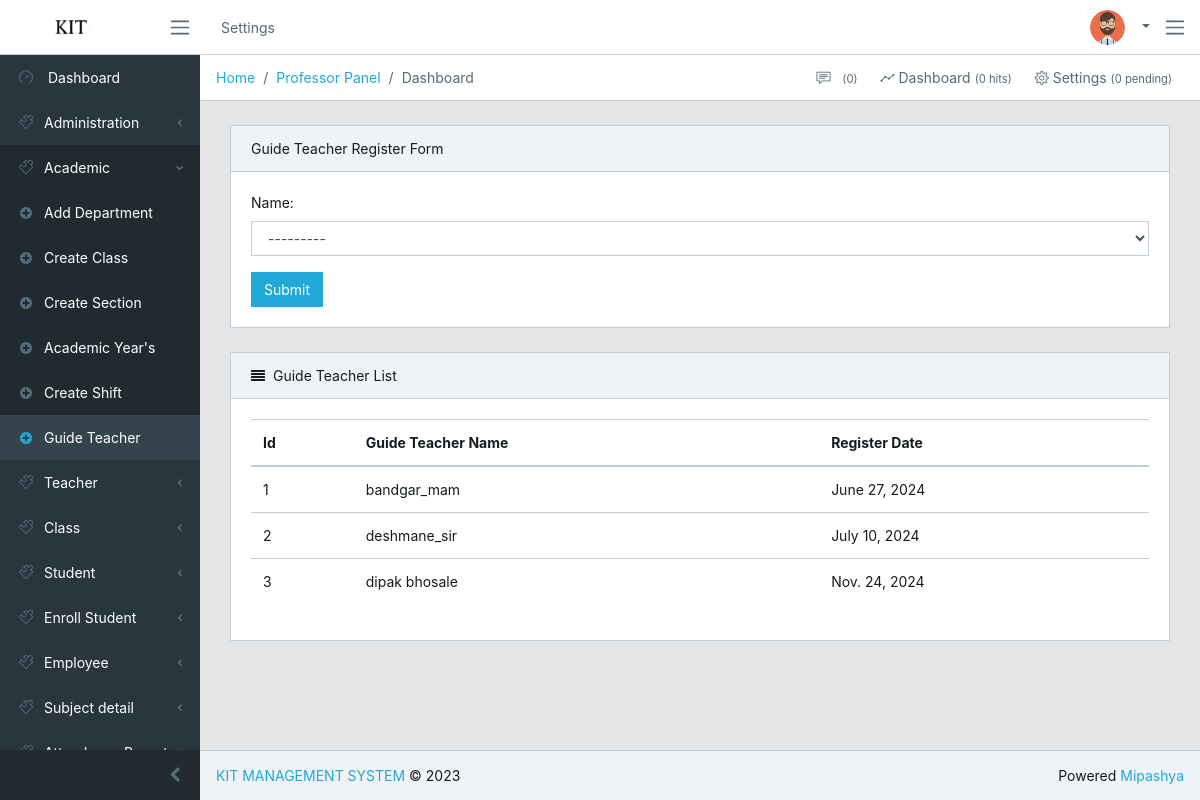
The page /academic/guide-teacher (signed in) on the database its author committed.
### account/models.py (models this page shows, shortened)
class UserProfile(models.Model):
    user = models.OneToOneField(User, on_delete=models.CASCADE)
    name = models.CharField(max_length=45)
    photo = models.ImageField(upload_to='admin/', default=get_first_image_in_admin)
    password = models.CharField(max_length=255,default="Mipashya@123")
    date_of_birth = models.DateField(null=True, blank=True)
    gender_select = (
        ('Male', 'Male'),
        ('Female', 'Female')
    )
    gender = models.CharField(choices=gender_select, max_length=6)
    employee_select = (
        ('admin', 'Admin'),
        ('professor', 'Professor'),
        ('teacher', 'Teacher'),
        ('register', 'Register'),
        ('student', 'Student'),
        ('employee','employee'),
    )
    employee_type = models.CharField(choices=employee_select, max_length=15,default="student")
    student_class = models.ForeignKey(ClassInfo, null=True, blank=True, on_delete=models.CASCADE)
    student_session = models.ForeignKey(Session, null=True, blank=True, on_delete=models.CASCADE)
    department = models.ForeignKey(Department, null=True, blank=True, on_delete=models.CASCADE)
    is_complete = models.BooleanField(default=False)
    def is_complete(self):
        required_fields = [self.student_class, self.student_session, self.department]
        return all(required_fields)

### teacher/models.py (models this page shows)
class PersonalInfo(models.Model):
    name = models.CharField(max_length=45)
    employee_type = models.CharField(choices=UserProfile.employee_select, max_length=15)
    is_delete = models.BooleanField(default=False)
    administration = models.ForeignKey(Designation, on_delete=models.CASCADE,default='prasad')
    photo = models.ImageField(upload_to='uploads/', default='default_images/default.png')
    date_of_birth = models.DateField()
    place_of_birth = models.CharField(max_length=45)
    nationality_choice = (
        ('Indian', 'India'),
        ('Others', 'Others')
    )
    nationality = models.CharField(max_length=45, choices=nationality_choice)
    religion_choice = (
        ('Hindu', 'Hindu'),
        ('Buddh', 'Buddh'),
        ('Muslim', 'Muslim'),
        ('sikh', 'sikh'),
        ('Jain', 'Jain'),
        ('Christian', 'Christian'),
        ('Others', 'Others')
    )
    caste_choice = (
        ('open', 'OPEN'),
        ('sc', 'SC'),
        ('obc', 'OBC'),
        ('sbc', 'SBC'),
        ('phs', 'PHS'),
        ('vjnt(a)', 'VJNT(A)'),
        ('nt(b)', 'NT(B)'),
        ('nt(c)', 'NT(C)'),
        ('nt(d)', 'NT(D)'),
        ('sebc', 'SEBC'),
        ('ews', 'EWS'),
    )
    caste = models.CharField(choices=caste_choice, max_length=10, null=True, blank=True)
    religion = models.CharField(max_length=45, choices=religion_choice)
    gender_choice = (
        ('male', 'Male'),
        ('female', 'Female')
    )
    gender = models.CharField(choices=gender_choice, max_length=10)
    blood_group_choice = (
        ('a+', 'A+'),
        ('o+', 'O+'),
        ('b+', 'B+'),
        ('ab+', 'AB+'),
        ('a-', 'A-'),
        ('o-', 'O-'),
        ('b-', 'B-'),
        ('ab-', 'AB-')
    )
    blood_group = models.CharField(choices=blood_group_choice, max_length=5)
    e_tin = models.TextField(unique=True)
    nid = models.IntegerField(unique=True)
    driving_license_passport = models.IntegerField(unique=True)
    phone_no = models.CharField(max_length=11, unique=True)
    email = models.CharField(max_length=255, unique=True)
    father_name = models.CharField(max_length=45)
    mother_name = models.CharField(max_length=45)
    marital_status_choice = (
        ('married', 'Married'),
        ('unmarried', 'Unmarried')
    )
    marital_status = models.CharField(choices=marital_status_choice, max_length=10)
    address = models.ForeignKey(AddressInfo, on_delete=models.CASCADE, null=True)
    education = models.ForeignKey(EducationInfo, on_delete=models.CASCADE, null=True)
    training = models.ForeignKey(TrainingInfo, on_delete=models.CASCADE, null=True)
    job = models.ForeignKey(JobInfo, on_delete=models.CASCADE, null=True)
    experience = models.ForeignKey(ExperienceInfo, on_delete=models.CASCADE, null=True)
    date = models.DateTimeField(auto_now_add=True)
    def __str__(self):
        return self.name

### academic/models.py (models this page shows, shortened)
class GuideTeacher(models.Model):
    name = models.OneToOneField('teacher.PersonalInfo', on_delete=models.CASCADE, null=True)
    date = models.DateField(auto_now_add=True)

### academic/views.py (the view)
# urls.py: path('guide-teacher', views.create_guide_teacher, name='guide-teacher'),
@login_required(login_url='login')
def create_guide_teacher(request):
    user_profile = UserProfile.objects.get(user=request.user)
    if user_profile.employee_type in ['teacher', 'professor']:
        form = GuideTeacherForm()
        if request.method == 'POST':
            form = GuideTeacherForm(request.POST)
            if form.is_valid():
                form.save()
                return redirect('guide-teacher')
        guide_teachers = GuideTeacher.objects.all()
        context = {'form': form, 'guide_teachers': guide_teachers, 'profile': user_profile}
        return render(request, 'academic/create-guide-teacher.html', context)
    else:
        return render(request, 'error/permission_denied.html')

### academic/forms.py
class GuideTeacherForm(forms.ModelForm):
    class Meta:
        model = models.GuideTeacher
        fields = '__all__'
        widgets = {
            'name': forms.Select(attrs={'class': 'form-control'}),
        }

### templates/academic/create-guide-teacher.html (shortened to what this page needs)
{% extends 'base/base.html' %}
{% block content %}
  <div class="card">
    <div class="card-header">Guide Teacher Register Form</div>
    <div class="card-body">
      <form class="" action="" method="post">
        {{ form.as_p }}
        <button type="submit" class="btn btn-primary">Submit</button>
      </form>
    </div>
  </div>
  <div class="card">
      <div class="card-header">
          <i class="fa fa-align-justify"></i>Guide Teacher List</div>
      <div class="card-body">
          <table class="table table-responsive-sm">
              <thead>
                  <tr>
                      <th>Id</th>
                      <th>Guide Teacher Name</th>
                      <th>Register Date</th>
                  </tr>
              </thead>
              <tbody>
                  {% for gt in guide_teachers %}
                    <tr>
                        <td>{{ forloop.counter }}</td>
                        <td>{{ gt.name }}</td>
                        <td>{{ gt.date }}</td>
                    </tr>
                  {% endfor %}
              </tbody>
          </table>
      </div>
  </div>
{% endblock %}

### templates/base/navbar.html (shortened to what this page needs)
{% load static %}
<header class="app-header navbar">
    <a class="navbar-brand" href="#"></a>
    <button class="navbar-toggler sidebar-toggler d-md-down-none" type="button">
        <span class="navbar-toggler-icon"></span>
    </button>
    <ul class="nav navbar-nav d-md-down-none">
        <li class="nav-item px-3">
            <a class="nav-link" href="#">Settings</a>
        </li>
    </ul>
    <ul class="nav navbar-nav ml-auto">
        <li class="nav-item dropdown">
            <a class="nav-link dropdown-toggle nav-link" data-toggle="dropdown" href="#" role="button"
               aria-haspopup="true" aria-expanded="false">
               {% if profile.employee_type == 'professor' %}
                  <img src="{{ request.user.userprofile.photo.url }}" class="img-avatar" alt="admin">
                {% elif profile.employee_type == 'teacher' %}
                    <img src="{{ teacher.photo.url }}" class="img-avatar">
                {% elif profile.employee_type == 'student' %}
                    <img src="{{ request.user.userprofile.photo.url }}" class="img-avatar" alt="admin">
                {% elif profile.employee_type == 'employee' %}
                    <img src="{{ request.user.userprofile.photo.url }}" class="img-avatar" alt="employee">
                {% else %}
                    <img src="{% static 'src/img/man.png' %}" class="img-avatar" alt="Anonymous">
                {% endif %}
            </a>
        </li>
    </ul>
    <button class="navbar-toggler aside-menu-toggler" type="button">
        <span class="navbar-toggler-icon"></span>
    </button>
</header>

### rows shown on the page
PersonalInfo: name "---------"
GuideTeacher: name "bandgar_mam", date "June 27, 2024"
GuideTeacher: name "deshmane_sir", date "July 10, 2024"
GuideTeacher: name "dipak bhosale", date "Nov. 24, 2024"
